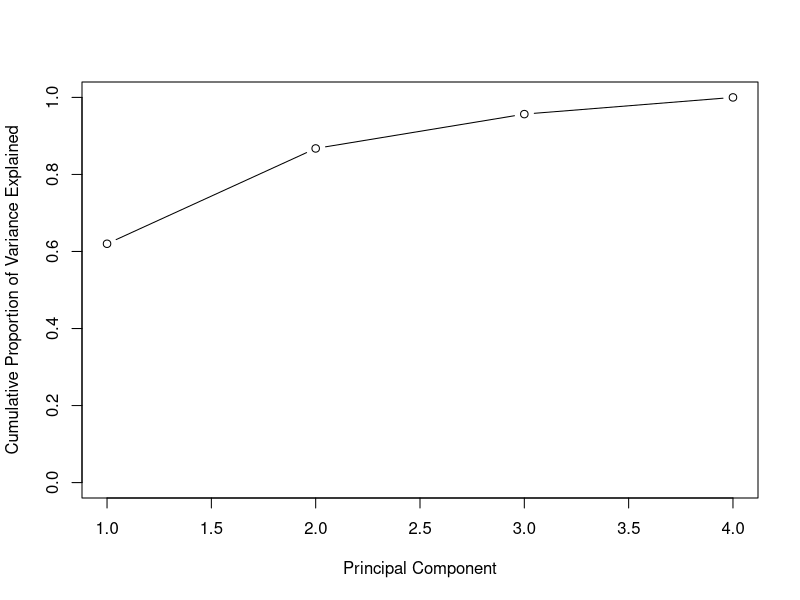
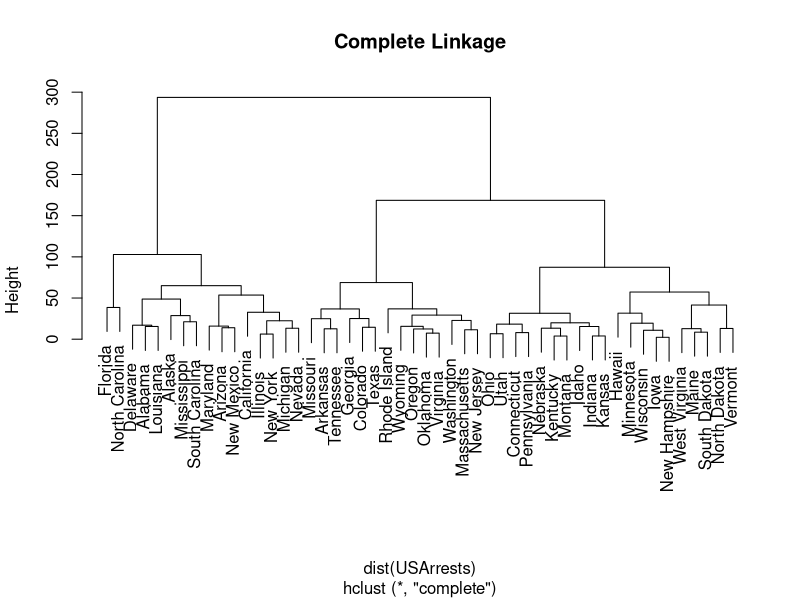
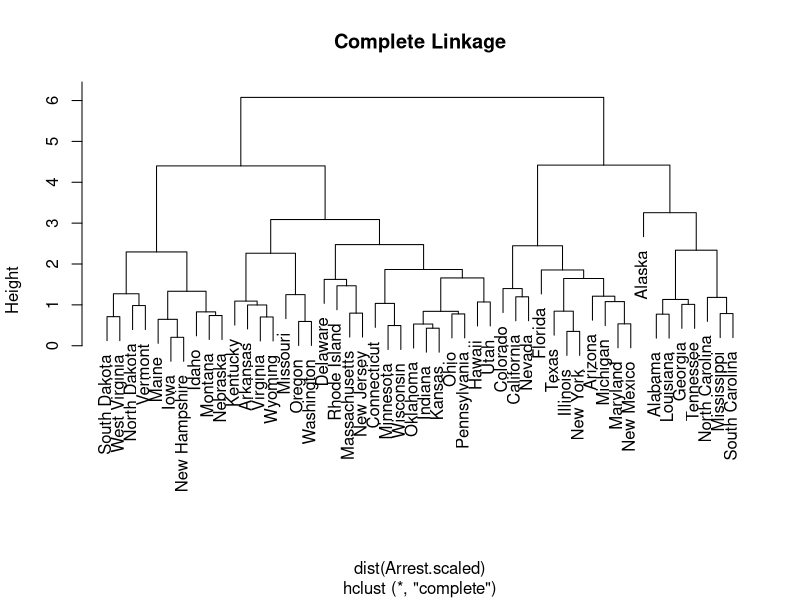

R code for these plots, in order:
## ---- chunk 1
knitr::opts_chunk$set(echo = TRUE)
## ---- chunk 2
data(USArrests)
states = row.names(USArrests)
names(USArrests)
dim(USArrests)
apply(USArrests,2,mean)
apply(USArrests,2,var)
## ---- chunk 3
pr.out = prcomp(USArrests, scale=TRUE)
pr.var = pr.out$sdev^2
PVE = pr.var/sum(pr.var)
PVE
plot(cumsum (PVE ), xlab="Principal Component", ylab = "
Cumulative Proportion of Variance Explained", ylim=c(0,1) ,
type='b')
## ---- chunk 4
pr.loadings = pr.out$rotation
PC1var = var(pr.out$x[,1])
PC2var = var(pr.out$x[,2])
PC3var = var(pr.out$x[,3])
PC4var = var(pr.out$x[,4])

totalVar = (PC1var+PC2var+PC3var+PC4var)

PC1.PVEhand = PC1var/totalVar

PC2.PVEhand = PC2var/totalVar

PC3.PVEhand = PC3var/totalVar

PC4.PVEhand = PC4var/totalVar

PC1.PVEhand
PC2.PVEhand
PC3.PVEhand
PC4.PVEhand
## ---- chunk 5
Arr.complete = hclust(dist(USArrests),method='complete')
plot(Arr.complete,main="Complete Linkage")
## ---- chunk 6
print(sort(cutree(Arr.complete,3),decreasing=TRUE))
## ---- chunk 7
Arrest.scaled = scale(USArrests)
sd(Arrest.scaled[,1])
sd(Arrest.scaled[,2])
sd(Arrest.scaled[,3])
sd(Arrest.scaled[,4])

Arr.complete.scaled= hclust(dist(Arrest.scaled),method='complete')
plot(Arr.complete.scaled,main="Complete Linkage")
print(print(sort(cutree(Arr.complete,3),decreasing=TRUE))
)
